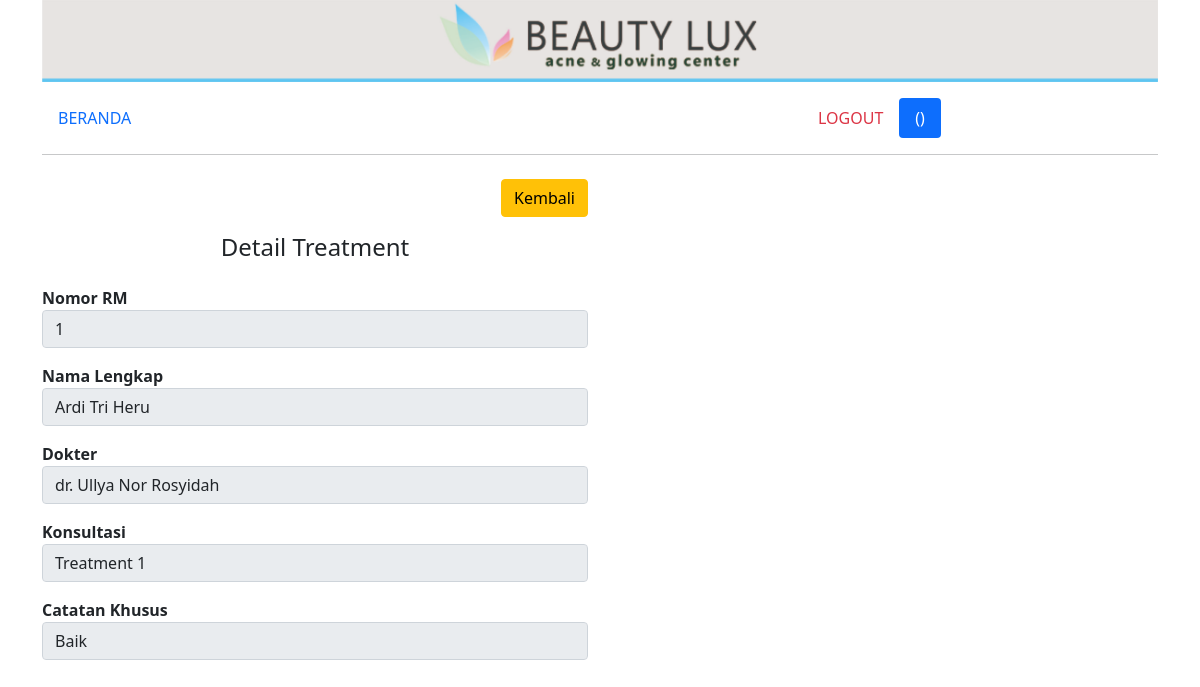
Page /daftar_treatment_detail.php?id_treatment=1 on the committed database.
### tables this page shows
CREATE TABLE `treatment` (
  `id_treatment` int(100) NOT NULL AUTO_INCREMENT,
  `id_customer` int(10) NOT NULL,
  `id_user` int(3) NOT NULL,
  `dokter` varchar(50) NOT NULL,
  `konsultasi` varchar(100) NOT NULL,
  `note` varchar(100) NOT NULL,
  `tanggal` timestamp NOT NULL DEFAULT current_timestamp() ON UPDATE current_timestamp(),
  `status` int(1) NOT NULL,
  `kesimpulan` varchar(100) DEFAULT NULL,
  PRIMARY KEY (`id_treatment`),
  KEY `id_treatment` (`id_treatment`),
  KEY `id_customer` (`id_customer`),
  CONSTRAINT `treatment_ibfk_1` FOREIGN KEY (`id_customer`) REFERENCES `customer` (`id_customer`)
);

CREATE TABLE `customer` (
  `id_customer` int(10) NOT NULL AUTO_INCREMENT,
  `nama` varchar(50) NOT NULL,
  `tgl_lahir` date NOT NULL,
  `tempat_lahir` varchar(20) NOT NULL,
  `alamat` varchar(100) NOT NULL,
  `no_hp` varchar(13) NOT NULL,
  PRIMARY KEY (`id_customer`),
  KEY `id_customer` (`id_customer`)
);

### daftar_treatment_detail.php (the view, shortened to what this page needs)
<?php include('templates/header.php'); ?>
<div class="container mb-5">
    <div class="row">
        <div class="col-md-12">
            <img src="img/header.jpg" class="img-fluid" alt="...">
        </div>
    </div>
    <div class="row mt-3 mb-2">
        <div class="col">
            <?php include('menu.php'); ?>
        </div>
    </div>
    <div class="row">
        <div class="col-md-6">
            <?php
            $id_treatment = $_GET['id_treatment'];
            include 'templates/koneksi.php';
            $query = mysqli_query($koneksi, "
            SELECT *
            FROM treatment
            JOIN customer
            ON treatment.id_customer = customer.id_customer
            WHERE id_treatment = '$id_treatment'
            ");
            while ($d = mysqli_fetch_array($query)) {
            ?>
                <form method="post" action="daftar_treatment_tambah.php" class="row g-3">
                    <div class="col-12">
                        <a href="daftar_treatment.php" type="submit" class="btn btn-warning float-end">Kembali</a>
                    </div>
                    <h4 class="text-center">Detail Treatment</h4>
                    <div class="col-12">
                        <label><b>Nomor RM</b></label>
                        <input type="text" name="" class="form-control" value="<?= $d['id_customer']; ?>" readonly>
                    </div>
                    <div class="col-12">
                        <label><b>Nama Lengkap</b></label>
                        <input type="text" name="" class="form-control" value="<?= $d['nama']; ?>" readonly>
                    </div>
                    <div class="col-12">
                        <label><b>Dokter</b></label>
                        <input type="text" name="" class="form-control" value="<?= $d['dokter']; ?>" readonly>
                    </div>
                    <div class="col-12">
                        <label><b>Konsultasi</b></label>
                        <input type="text" name="" class="form-control" value="<?= $d['konsultasi']; ?>" readonly>
                    </div>
                    <div class="col-12">
                        <label><b>Catatan Khusus</b></label>
                        <input type="text" name="" class="form-control" value="<?= $d['note']; ?>" readonly>
                    </div>
                </form>
            <?php } ?>
        </div>
    </div>
</div>
<?php include('templates/footer.php'); ?>

### rows in the picture
treatment: id_customer.id_customer "1", id_customer.nama "Ardi Tri Heru", dokter "dr. Ullya Nor Rosyidah", konsultasi "Treatment 1", note "Baik"
